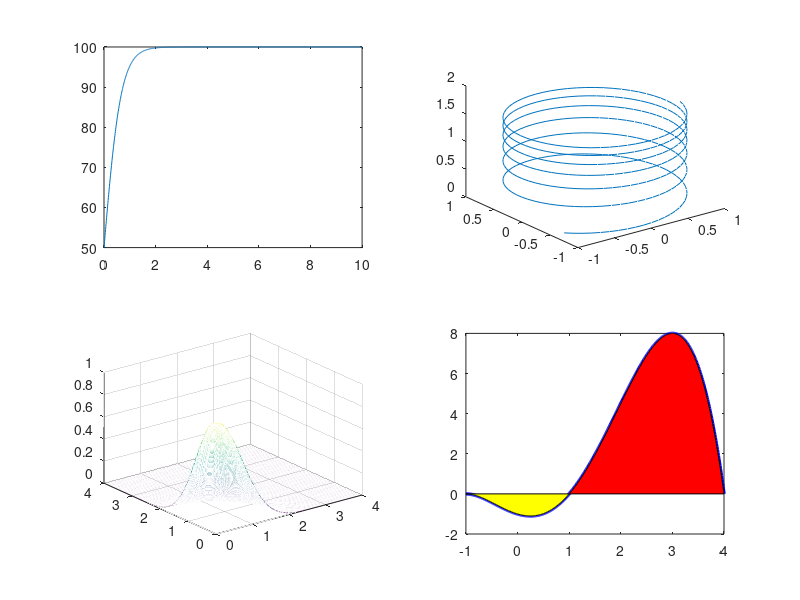

Here is the MATLAB script that generated this plot: (Note: this script raises an error after producing the figure.)
% CoMa Blatt 7
% Gruppe: Florian Wolf, Julian Weigert

clear all;
close all;

%% Aufgabe 19 %%

% Unterbild 1
subplot(2,2,1);
t = 0:0.01:10;
f = 100./ (1+exp(- 3.* t));
plot(t, f);

% Unterbild 2
subplot(2,2,2);
l = 1:0.01:5;
x = cos(10.*l);
y = sin(10.*l);
z = log(l);
plot3(x,y,z);

% Unterbild 3
subplot(2,2,3);
[M,N] = meshgrid(0:0.01:4,0:0.01:4);
h = exp(- M.^2 - N.^2);
mesh(M,N,h);

% Unterbild 4
subplot(2,2,4);
barh([2015, 2016, 2017, 2018],[185, 140, 165, 110]);

%% Aufgabe 20 %%
x = -1:0.01:1;
y = - 1/4.*(x+1).^2 .* (x-1).*(x-4);

plot(x,y, 'b', 'LineWidth',2.5);
patch(x,y,'y');
hold on;
x_2 = 1:0.01:4;
y_2 = - 1/4.*(x_2+1).^2 .* (x_2-1).*(x_2-4);
plot(x_2,y_2, 'b', 'LineWidth',2.5);

patch(x_2,y_2,'r');
PlotAxisAtOrigin(x,y) 
xlabel('x') 
ylabel('y') 
text(3.5, 7, 'f(x)');
axis off;
